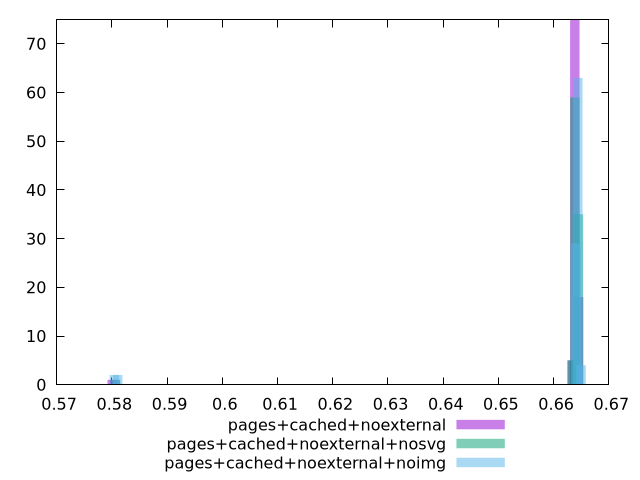

Recreate this plot in gnuplot.
$_pagesCachedNoexternal <<EOF
0.6638319711523736 75
0.6645060833343003 18
0.6633263870159285 5
0.5805791166844191 1
0.580073532547974 1
EOF
$_pagesCachedNoexternalNosvg <<EOF
0.6644850735918868 35
0.6638483903530571 59
0.5806551138126484 1
0.663423934860504 5
EOF
$_pagesCachedNoexternalNoimg <<EOF
0.6639794461707871 29
0.6643800370885372 63
0.6649809234651624 4
0.5804562398198917 2
0.5810571261965168 2
EOF
set key outside below
set terminal pngcairo
set output "report_00004_2020-11-02T20-21-41.718Z/uses-rel-preload/uses-rel-preload_pages+cached+noexternal_pages+cached+noexternal+nosvg_pages+cached+noexternal+noimg+hist.png"
set boxwidth 0.001698147818343767
set style fill transparent solid 0.5 noborder
set yrange [0:75]
plot $_pagesCachedNoexternal title "pages+cached+noexternal" with boxes ,$_pagesCachedNoexternalNosvg title "pages+cached+noexternal+nosvg" with boxes ,$_pagesCachedNoexternalNoimg title "pages+cached+noexternal+noimg" with boxes ,
